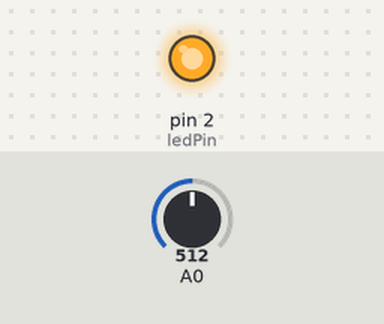
This sketch was run on a simulated Arduino Uno, built with avr-gcc and run on an emulated ATmega328P. Shown: output pins drawn as LEDs (lit = HIGH). Inputs (shaded band) come from the test bench; at power-on: A0 = 512. What the sketch prints to the serial monitor is not drawn.

Above: at 0.1 s.
Timing chart, 0 to 1.6 s (numbered marks = the images above):
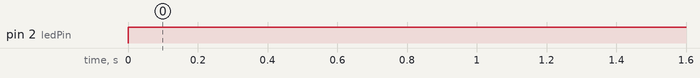

The sketch:

monitoramento_bateria.ino
```cpp
int ledPin = 2;

void setup() {
  Serial.begin(9600);
  pinMode(ledPin, OUTPUT);
}

void loop() {

  int leituraResistor = analogRead(A0);

  float voltage = (5.0 / 1023.0) * leituraResistor;

  Serial.println(voltage);

if( voltage < 3.20)
{
  digitalWrite(ledPin,HIGH);
}

}
```

Measured:
- by itself, pin 2 (ledPin): LOW → HIGH at 0.00 s
